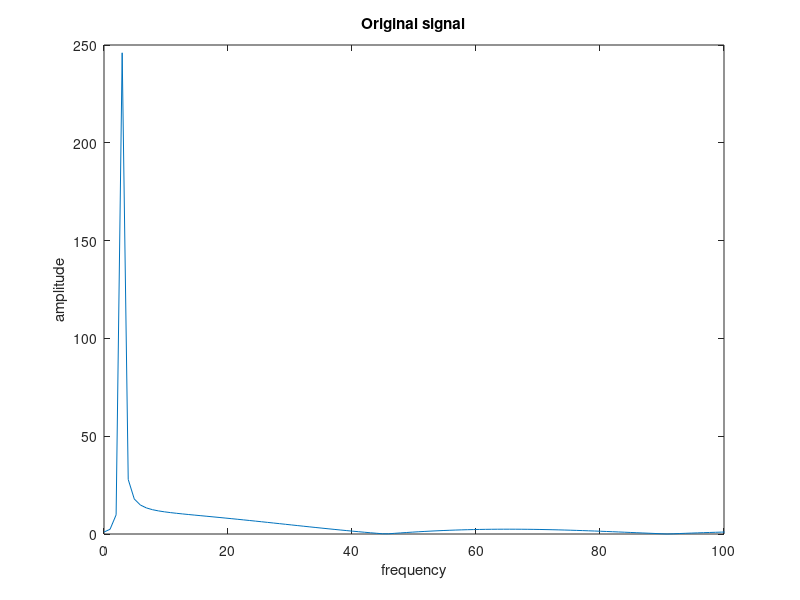

Recreate this plot in MATLAB. (Note: this script raises an error after producing the figure.)
function lab05()

clear;
clc;
close all;

work_path = 'C:\Users\Vovas\YandexDisk\3_course\telecom\labs\lab05\pictures\';

    function plot_spec(s, Fs, t_len, spec_title, png_name)
        n = 2^nextpow2(t_len);
        f = Fs * (0:(n/2))/n;
        spec = fft(s, n);
        spec_fig = figure;
        plot(f, abs(spec(1:n/2+1)))
        title(spec_title);
        xlim([0 100])
        xlabel('frequency')
        ylabel('amplitude')
        saveas(spec_fig, [work_path png_name], 'png');
    end

Fd = 500;
t = 0: 1/Fd: 1;
omega = 3; % modulating signsl
omega0 = 15 ; % carrier
s = cos(omega * 2 * pi * t);
plot_spec(s, Fd, length(t), 'Original signal', '001_origin_spec.png');

% phase modulation
phasedev = 0.1 * pi;
phm_s = pmmod(s,omega0,Fd,phasedev);

plot_spec(phm_s, Fd, length(t), 'Modulated signal', '002_mod_spec.png');

dephm_s = pmdemod(phm_s,omega0,Fd,phasedev);

fig = figure; 
plot(t,s)
title('Original signal')
xlabel('time')
ylabel('amplitude')
saveas(fig, [work_path '003_origin_sig.png'], 'png');

figure; 
plot(t, dephm_s);
title('Recovered signal');
xlabel('time')
ylabel('amplitude')
saveas(fig, [work_path '004_recovered'], 'png');
plot_spec(dephm_s, Fd, length(t), 'DEModulated signal', '005_demod_spec.png');


% freq modulation
freqdev = 0.1 * pi;
fm_s = fmmod(s,omega0,Fd,freqdev);
defm_s = fmdemod(fm_s,omega0,Fd,freqdev);
fig = figure; 
plot(t, fm_s);
title('Modulated signal');
xlabel('time')
ylabel('amplitude')
saveas(fig, [work_path '006_mod_sig.png'], 'png');
plot_spec(defm_s, Fd, length(t), 'DEModulated signal', '007_demod_spec.png');

figure;
plot(t,defm_s, 'b-', t,s, 'g+');

end
